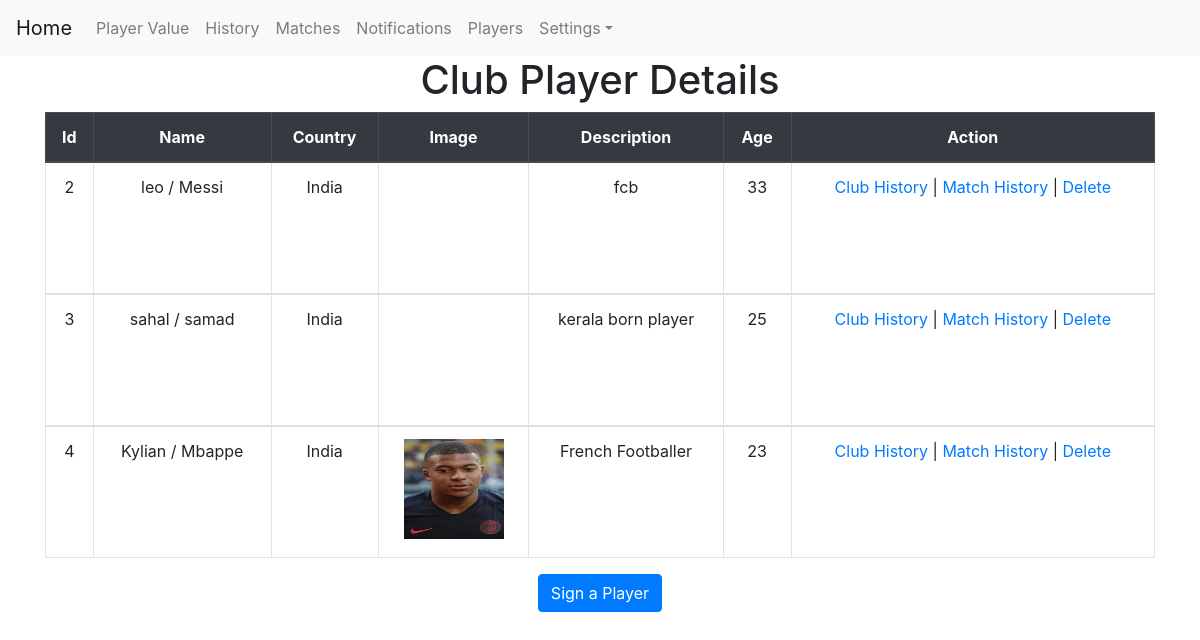
Before: /club_player_view (signed in) with the older database file.
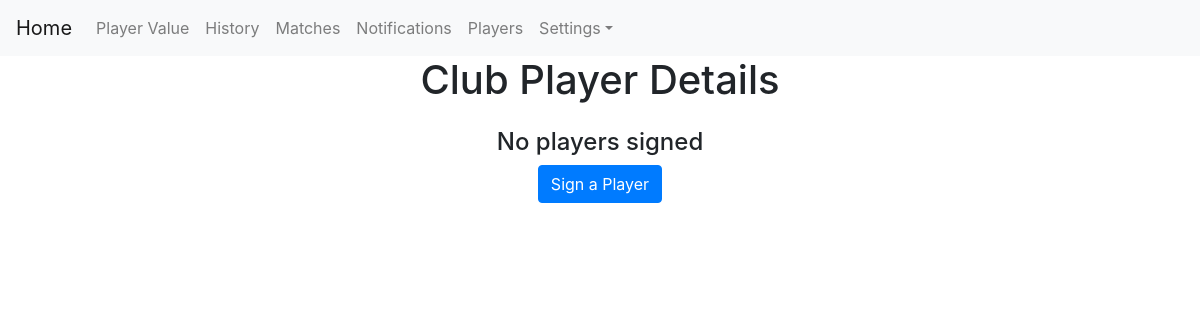
After: the same page with the newer database file.
### myapp/models.py (models this page shows)
class player_info(models.Model):
    fname = models.CharField(max_length=50)
    lname = models.CharField(max_length=50)
    club = models.ForeignKey(club_master,  on_delete=models.CASCADE)
    country = models.ForeignKey(country_master,  on_delete=models.CASCADE)
    pic_path = models.CharField(max_length=250)
    descp = models.CharField(max_length=500)
    age = models.CharField(max_length=150)
    height_cm = models.CharField(max_length=150)
    weight_kg = models.CharField(max_length=150)
    overall = models.CharField(max_length=150)
    player_positions = models.CharField(max_length=150)
    weak_foot = models.CharField(max_length=150)
    skill_moves = models.CharField(max_length=150)
    attacking_crossing = models.CharField(max_length=150)
    attacking_finishing = models.CharField(max_length=150)
    attacking_heading_accuracy = models.CharField(max_length=150)
    attacking_short_passing = models.CharField(max_length=150)
    attacking_volleys = models.CharField(max_length=150)
    skill_dribbling = models.CharField(max_length=150)
    skill_curve = models.CharField(max_length=150)
    skill_fk_accuracy = models.CharField(max_length=150)
    skill_long_passing = models.CharField(max_length=150)
    skill_ball_control = models.CharField(max_length=150)
    movement_acceleration = models.CharField(max_length=150)
    movement_sprint_speed = models.CharField(max_length=150)
    movement_agility = models.CharField(max_length=150)
    movement_reactions = models.CharField(max_length=150)
    movement_balance = models.CharField(max_length=150)
    power_shot_power = models.CharField(max_length=150)
    power_jumping = models.CharField(max_length=150)
    power_stamina = models.CharField(max_length=150)
    power_strength = models.CharField(max_length=150)
    power_long_shots = models.CharField(max_length=150)
    mentality_aggression = models.CharField(max_length=150)
    mentality_interceptions = models.CharField(max_length=150)
    mentality_positioning = models.CharField(max_length=150)
    mentality_vision = models.CharField(max_length=150)
    mentality_penalties = models.CharField(max_length=150)
    mentality_composure = models.CharField(max_length=150)
    defending_marking = models.CharField(max_length=150)
    defending_standing_tackle = models.CharField(max_length=150)
    defending_sliding_tackle = models.CharField(max_length=150)
    goalkeeping_diving = models.CharField(max_length=150)
    goalkeeping_handling = models.CharField(max_length=150)
    goalkeeping_kicking = models.CharField(max_length=150)
    goalkeeping_positioning = models.CharField(max_length=150)
    goalkeeping_reflexes = models.CharField(max_length=150)
    estimate = models.CharField(max_length=150)
    price = models.CharField(max_length=150)
    dt = models.CharField(max_length=150)
    tm = models.CharField(max_length=150)

class country_master(models.Model):
    country = models.CharField(max_length=150)
    flag = models.CharField(max_length=150)
    budget= models.FloatField(default=2000000)

### myapp/views.py (the view)
# urls.py: path('club_player_view', views.club_player_view, name='club_player_view'),
def club_player_view(request):
    club_id = request.session['user_id']
    msg = ''
    c_l = country_master.objects.all()
    cl = {}
    for c in c_l:
        cl[c.id] = c.country
    pi_l = []
    cp_l = player_info.objects.filter(club_id__user_id=int(club_id))
    print(club_id)
    for cp in cp_l:
        pi = player_info.objects.get(id=cp.id)
        pi_l.append(pi)
    context = {
            'player_list': pi_l,
            'country_list': cl,
            'msg': msg,
            'players': cp_l,
        }
    return render(request, './myapp/club_player_view.html', context)

### myapp/templates/myapp/club_player_view.html (shortened to what this page needs)
{% extends 'myapp/club_base.html' %}
{% load static %}
{% block body %}
<center>
    <h1>Club Player Details</h1>
    <div class="container">
    <form role="form" name="frm" action="{% url 'club_player_view'%}" method="post">
        <div class="table-responsive-lg">
            {% if players %}
        <table class="tablecenterheadCSS table table-hover table-bordered table-md">
            <thead class="thead-dark">
            <tr>
                <th>Id</th>
                <th>Name</th>
                <th>Country</th>
                <th>Image</th>
                <th>Description</th>
                <th>Age</th>
                <th>Action</th>
            </tr>
            </thead>
                {% for pi in player_list %}
                <tbody>
                <tr>
                    <td>{{ pi.id }}</td>
                    <td>{{ pi.fname }} / {{ pi.lname }}</td>
                    {% for k,value in country_list.items %}
                        {% if k == pi.country_id %}
                            <td>{{ value }}</td>
                        {% endif %}
                    {% endfor %}
                    <td><embed src="../static/myapp/media/{{ pi.pic_path }}" width="100" height="100"></embed></td>
                    <td>{{ pi.descp}}</td>
                    <td>{{ pi.age}}</td>
                    <td>
                        <a href="../club_player_club_history_view?player_id={{ pi.id }}">Club History</a> |
                        <a href="../club_player_match_history_view?player_id={{ pi.id }}">Match History</a> |
                        <a href="../club_player_delete?id={{ pi.id }}">Delete</a>
                    </td>
                </tr>
                <tbody>
                {% endfor %}
        </table>
        {% else %}
            <h4 class="mt-4">No players signed</h4>
            {% endif %}
        </div>
    </form>
        <a class="btn btn-primary" href="{% url 'club_player_info_view' %}">Sign a Player</a></h1>
    </div>
</center>
{% endblock %}

Changed rows visible on the page:
removed player_info: id "2", fname "leo", lname "Messi", descp "fcb", age "33"
no longer on this page (row unchanged): country_master: country_list "India" "India" "India"
removed player_info: id "3", fname "sahal", lname "samad", descp "kerala born player", age "25"
removed player_info: id "4", fname "Kylian", lname "Mbappe", descp "French Footballer", age "23"
Other visible differences:
text no longer shown: "Id Name Country Image Description Age Action"
text now shown: "No players signed"
